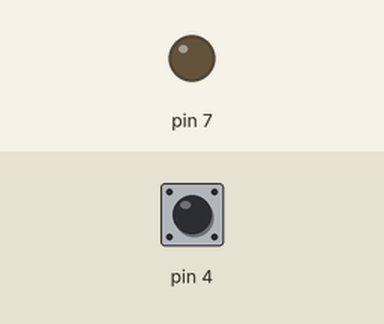
This sketch was run on a simulated Arduino Uno, built with avr-gcc and run on an emulated ATmega328P. Shown: output pins drawn as LEDs (lit = HIGH). Inputs (shaded band) come from the test bench; at power-on: pin 4 HIGH.

Above: at 0.8 s.
0.9 s: pin 4 pulled LOW for 0.15 s
At 0.97 s:
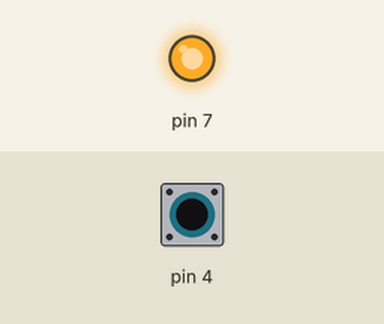
2.5 s: pin 4 pulled LOW for 3.2 s
At 7.1 s:
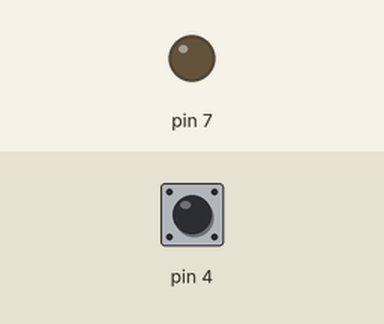
Timing chart, 0 to 8.6 s (numbered marks = the images above; inputs shaded):
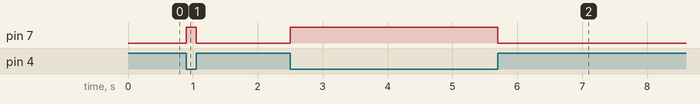

The sketch:

button_led_pullup1.ino
```cpp
int main(void){

DDRD = 0b10000000; //SET PİN 7 AS OUTPUT
PORTD = 0b00010000; //enable internal pull up on pin 4


  while(1){
    if(PIND & 0b00010000){ //check if pin 4 is high (button not pushed)
      PORTD &= 0b01111111; // set pin 7 off

    }
    else{
    PORTD |= 0b10000000; // set pin 7 on
    }

  }


}
```

Measured:
- after the input at 0.9 s, pin 7: LOW → HIGH at once, → LOW 0.15 s later
- after the input at 2.5 s, pin 7: LOW → HIGH at once, → LOW 3.2 s later
